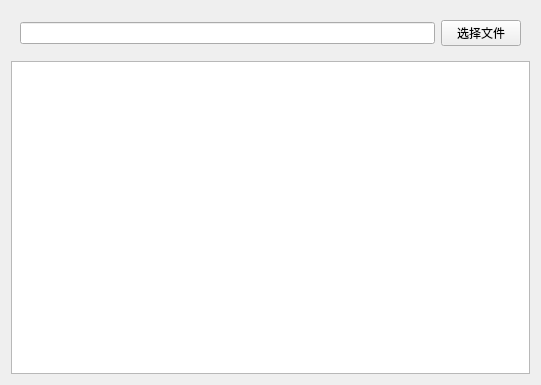
<?xml version="1.0" encoding="UTF-8"?>
<ui version="4.0">
 <class>Widget</class>
 <widget class="QWidget" name="Widget">
  <property name="geometry">
   <rect>
    <x>0</x>
    <y>0</y>
    <width>541</width>
    <height>385</height>
   </rect>
  </property>
  <property name="windowTitle">
   <string>Widget</string>
  </property>
  <layout class="QVBoxLayout" name="verticalLayout">
   <item>
    <widget class="QWidget" name="widget" native="true">
     <layout class="QHBoxLayout" name="horizontalLayout">
      <item>
       <widget class="QLineEdit" name="lineEdit"/>
      </item>
      <item>
       <widget class="QPushButton" name="pushButton">
        <property name="text">
         <string>选择文件</string>
        </property>
       </widget>
      </item>
     </layout>
    </widget>
   </item>
   <item>
    <widget class="QTextEdit" name="textEdit"/>
   </item>
  </layout>
 </widget>
 <resources/>
 <connections/>
</ui>
